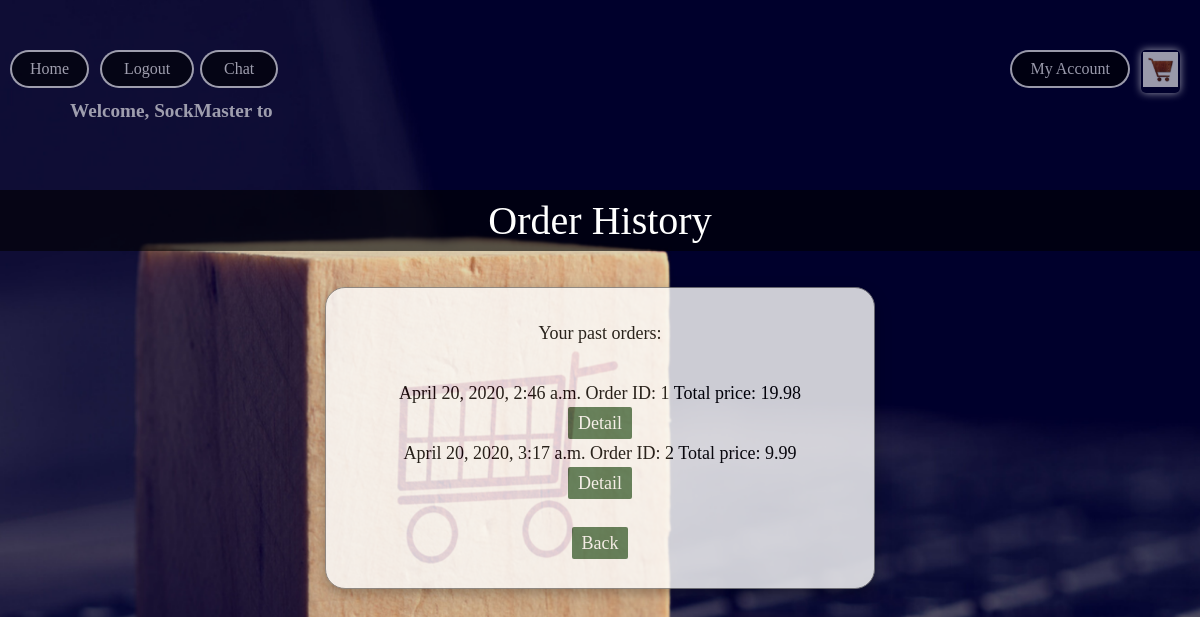
The page /product/order-history/ (signed in) on the database its author committed.
### product/models.py (models this page shows)
class Order(models.Model):
    user = models.ForeignKey(User, on_delete=models.CASCADE)
    datetime = models.DateTimeField(auto_now_add=True)
    products = models.ManyToManyField(ProductPermanent, through='InOrder')
    total_price = models.DecimalField(decimal_places=2, max_digits=20)
    status = models.CharField(choices=[('C', 'Confirmed'),
                                       ('S', 'Shipped'),
                                       ('D', 'Delivered')],
                              max_length=10,
                              default='C')
    address = models.ForeignKey(Address, on_delete=models.SET_NULL, null=True)

### product/views.py (the view)
# urls.py: path('order-history/', views.order_history, name='order_history'),
@login_required
def order_history(request):
    context = {'user': request.user}
    orders = request.user.order_set.all()
    context['orders'] = orders
    return render(request, 'product/order_history.html', context)

### product/templates/product/order_history.html (shortened to what this page needs)
<!DOCTYPE html>
<html lang="en">
<head>
</head>
<body>
{% extends 'product/navbar.html' %}
{% block content %}
    <div class='center-up'>Order History</div><br/>
    <br/>
    <div class="this-layout">
    <p>Your past orders:</p><br/>
    {% for o in orders %}
        <p>
            {{ o.datetime }} Order ID: {{ o.id }} Total price: {{ o.total_price }}
            <br/>
            <a href="{% url 'order_detail' o.id %}" class="button">Detail</a><br/>
        </p>
    {% endfor %}
    <br/>
    <a href="{% url 'index' %}" class="button">Back</a><br/>
    <br/>
{% endblock %}

### product/templates/product/navbar.html (shortened to what this page needs)
{% load static %}
<!DOCTYPE html>
<html lang="en">
<head>
    <link rel="stylesheet" type="text/css" href="{% static 'product/style.css' %}"/>
</head>
<body>
<div class="nav">
    <ul>
        {% if user.username %}
            <div class="welcmsg">
                <li><h4>Welcome, {{ user.username }} to</h4></li>
            </div>
            <li><a href="{% url 'index' %}" class="home-btn"><span>Home</span></a></li>
            <li><a href="{% url 'logout' %}" class="top-links"><span>Logout</span></a></li>
        {% else %}
            <li><a href="{% url 'signup' %}" class="signup-btn"><span>Signup</span></a></li>
            <li><a href="{% url 'login' %}" class="top-links"><span>Login</span></a></li>
        {% endif %}
        <li><a href="{% url 'chat_index' %}" class="chat-btn"><span>Chat</span></a></li>
        <li><a href="{% url 'cart' %}" class="cart-btn"><span><img src="{% static 'product/cart.jpg' %}" height="35"
                                                                   width="35"></span></a></li>
        <li class="dropdown">
            <a href="javascript:void(0)" class="drop-btn"><span>My Account</span></a>
        </li>
    </ul>
</div>
<br/>
{% block content %}
{% endblock %}
</body>
</html>

### product/static/product/style.css (style rules this page uses)
* { margin: 0; padding: 0; -moz-box-sizing: border-box; box-sizing: border-box; }
html { height: 100%; }
body { font-family: "Georgia"; background-image: url("back.png"); background-repeat: no-repeat; background-size: cover; height: 100%; overflow-y: scroll; overflow-x: hidden; max-width: 100%; }
.nav ul { display: inline-flex; margin: 50px; }
.nav ul li { opacity: 0.6; transition: 0.3s; list-style: none; margin: 0 20px; color: white; cursor: pointer; }
.home-btn { left: 10px; display: inline; position: fixed; text-decoration: none; color: white; border: 2px solid transparent; border-radius: 20px; background-image: linear-gradient(#000000, #000000), radial-gradient(circle at top left, white, white); background-origin: border-box; background-clip: content-box,border-box; }
.home-btn span { display: block; padding: 8px 18px; }
.top-links { left: 100px; display: inline; position: fixed; text-decoration: none; color: white; border: 2px solid transparent; border-radius: 20px; background-image: linear-gradient(#000000, #000000), radial-gradient(circle at top left, white, white); background-origin: border-box; background-clip: content-box,border-box; }
.top-links span { display: block; padding: 8px 22px; }
.cart-btn { right: 20px; display: inline; position: fixed; border: 2px solid transparent; box-shadow: 0px 0px 8px #ffffff; border-radius: 5px; }
.drop-btn { right: 70px; display: inline; position: fixed; color: white; text-align: center; padding: 0px 0px; text-decoration: none; border: 2px solid transparent; border-radius: 20px; background-image: linear-gradient(#000000, #000000), radial-gradient(circle at top left, white, white); background-origin: border-box; background-clip: content-box,border-box; }
.drop-btn span { display: block; padding: 8px 18px; }
li.dropdown { display: inline-block; right: 200px; }
.welcmsg { font-size: larger; padding-top: 50px; display: inline; }
.center-up { font-family: Verdana; background: rgba(0, 0, 0, 0.6); color: white; font-size: 40px; padding-top: 7px; padding-bottom: 7px; text-align: center; bottom: 40px; }
.button { border-radius: 2px; text-decoration: none; background-color: #215223; color: white; padding: 6px 10px; margin: 8px 0; border: none; cursor: pointer; width: 50%; opacity: 0.8; }
.chat-btn { left: 200px; display: inline; position: fixed; text-decoration: none; color: white; border: 2px solid transparent; border-radius: 20px; background-image: linear-gradient(#000000, #000000), radial-gradient(circle at top left, white, white); background-origin: border-box; background-clip: content-box,border-box; }
.chat-btn span { display: block; padding: 8px 22px; }

### product/templates/product/order_history.html (style rules this page uses)
.this-layout { border: 2px solid transparent; border-radius: 20px; font-family: "Georgia"; box-shadow: 0 4px 8px 0 rgba(0, 0, 0, 0.2), 0 6px 20px 0 rgba(0, 0, 0, 0.19); text-align: center; font-size: large; border: 1px solid grey; top: 0; background-color: #ffffff; padding-top: 30px; margin: 0 auto; width: 550px; height: auto; opacity: 0.8; line-height: 30px; }

### rows shown on the page
Order: datetime "April 20, 2020, 2:46 a.m.", id "1", total_price "19.98"
Order: datetime "April 20, 2020, 3:17 a.m.", id "2", total_price "9.99"

### other values the page prints
{{ user.username }} "SockMaster"
